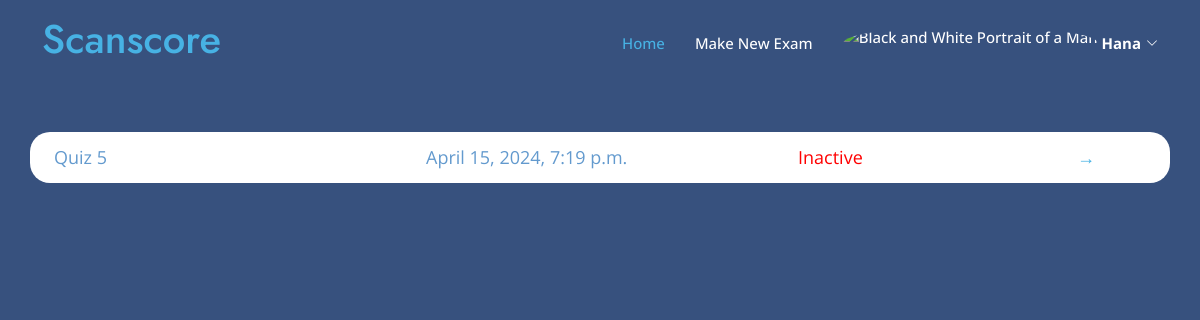
Page /teacher_dashboard/ (signed in) on the earlier database version.
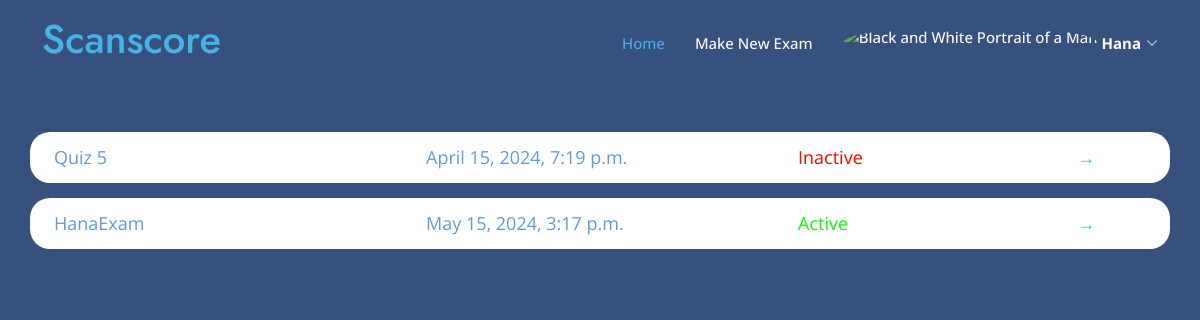
Same page on the later database version.
### myapp/models.py (models this page shows)
class Exam(models.Model):
    name = models.CharField(max_length=100)
    teacher = models.ForeignKey(User, on_delete=models.CASCADE)
    question= models.TextField(max_length=10000)
    model_answer = models.TextField(max_length=10000)
    keywordsList = models.TextField(max_length=10000,null=True,blank=True)
    is_active = models.BooleanField(default=False)
    time_created = models.DateTimeField(auto_now_add=True)
    time_updated = models.DateTimeField(auto_now=True)

### myapp/views.py (the view)
# urls.py: path('teacher_dashboard/', views.teacher_dashboard, name='teacher_dashboard'),
def teacher_dashboard(request):
    if not hasattr(request.user, 'teacher'): # Check if the user is a teacher
        return HttpResponseForbidden("You are not authorized to view this page.")
    exams = Exam.objects.filter(teacher=request.user)
    return render(request, 'myapp/teacher/teacher_dashboard.html', {'exams': exams})

### templates/myapp/teacher/teacher_dashboard.html (shortened to what this page needs)
{% load static %}
<!DOCTYPE html>
<html lang="en">
<head>
    <link href="{% static 'vendor/aos/aos.css' %}" rel="stylesheet">
    <link href="{% static 'vendor/bootstrap/css/bootstrap.min.css' %}" rel="stylesheet">
    <link href="{% static 'vendor/bootstrap-icons/bootstrap-icons.css' %}" rel="stylesheet">
    <link href="{% static 'vendor/boxicons/css/boxicons.min.css' %}" rel="stylesheet">
    <link href="{% static 'vendor/glightbox/css/glightbox.min.css' %}" rel="stylesheet">
    <link href="{% static 'vendor/remixicon/remixicon.css' %}" rel="stylesheet">
    <link href="{% static 'vendor/swiper/swiper-bundle.min.css' %}" rel="stylesheet">
    <link href="{% static 'css/style1.css' %}" rel="stylesheet">
</head>
<body>
    <header id="header" class="fixed-top">
        <div class="container d-flex align-items-center justify-content-between">
            <h1 class="me-auto"><a href="{% url 'login' %}">Scanscore</a></h1>
            <nav id="navbar" class="navbar order-last order-lg-0">
                <ul>
                    <li><a class="nav-link scrollto active" href="{% url 'teacher_dashboard' %}">Home</a></li>
                    <li><a class="nav-link scrollto" href="{% url 'create_exam' %}">Make New Exam</a></li>
                    <li class="dropdown">
                        <a href="#">
                            <img src="https://mdbcdn.b-cdn.net/img/Photos/new-templates/bootstrap-profiles/avatar-2.webp"
                                class="rounded-circle" height="35" alt="Black and White Portrait of a Man"
                                loading="lazy" />
                            <strong class="d-none d-sm-block ms-1">{{ user.first_name }}</strong><i
                                class="bi bi-chevron-down"></i>
                        </a>
                    </li>
                </ul>
            </nav>
        </div>
    </header>
    <section id="hero" class="d-flex" style="height: 100vh; text-align: left;">
        <div class="container">
            {% block content %}
            <div class="exam-list">
                {% for exam in exams %}
                <div class="row exam-item"
                    style="font-size: large; border-radius: 20px; background-color: white; color: rgb(99, 154, 206); padding: 12px; margin-bottom: 15px;">
                    <div class="col-md-4 col-12">{{ exam.name }}</div>
                    <div class="col-md-4 col-12">{{ exam.time_created }}</div>
                    <div class="col-md-3 col-10">
                        {% if exam.is_active %}
                        <span class="active" style="color: rgb(0, 255, 0);">Active</span>
                        {% else %}
                        <span class="inactive" style="color: rgb(255, 0, 0);">Inactive</span>
                        {% endif %}
                    </div>
                    <a href="{% url 'view_exam' exam.id %}" class="col-md-1 col-2">→</a>
                </div>
                {% empty %}
                <div style="text-align: center;">
                    <h2 style="padding-left: 15px;">No exams created yet.</h2>
                </div>
                {% endfor %}
            </div>
            {% endblock %}
        </div>
    </section>
</body>
</html>

Differences in the rows shown:
added Exam: name "HanaExam", time_created "May 15, 2024, 3:17 p.m.", is_active "Active"
